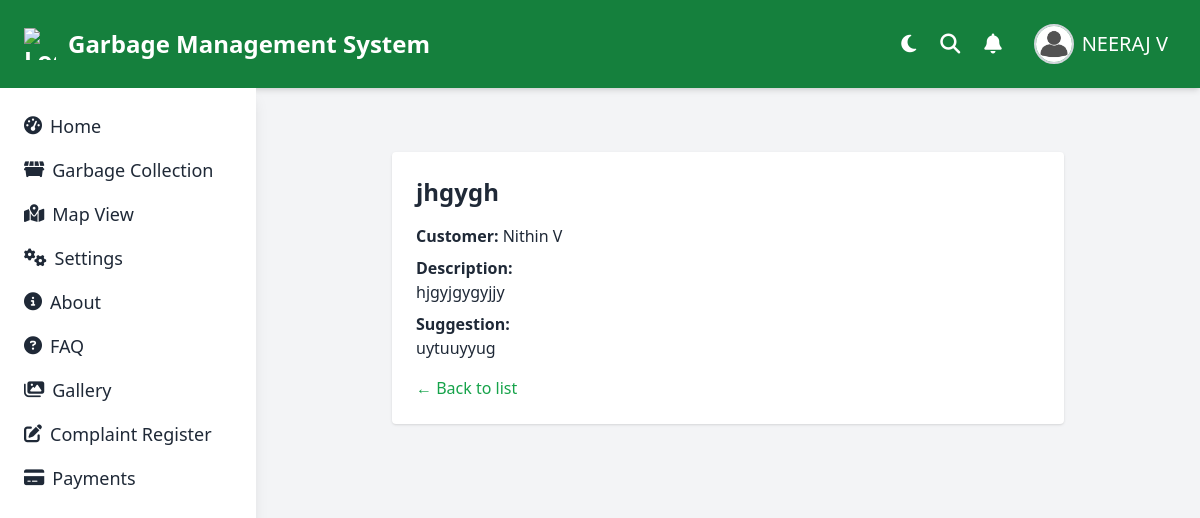
Screenshot of /complaints/complaint-detail/7ca7ec38-0606-48a0-af0b-bc64523f56c9/ (signed in) with the database file from the repository.
### user/models.py (models this page shows)
class BaseClass(models.Model):
    uuid = models.SlugField(unique=True,default=uuid.uuid4)
    active_status = models.BooleanField(default=True)
    created_at = models.DateTimeField(auto_now_add=True)
    updated_at = models.DateTimeField(auto_now=True)
    class Meta:
        abstract = True

class Users(BaseClass):
    profile = models.OneToOneField('authentication.Profile',on_delete=models.CASCADE)
    name = models.CharField(max_length=50)
    email = models.EmailField(unique=True)
    contact = models.CharField(max_length=15)
    address = models.CharField(max_length=50)
    post_office = models.CharField(max_length=50)
    district = models.CharField(max_length=50,choices=DistrictChoices.choices)
    pin_code = models.CharField(max_length=6)
    def __str__(self):
        return f'{self.name}'
    class Meta:
        verbose_name = 'User'
        verbose_name_plural = 'Users'
        ordering = ['-id']

### complaints/models.py (models this page shows, shortened)
class Complaint(BaseClass):
    customer = models.ForeignKey('user.Users',null=True,on_delete=models.SET_NULL)
    title = models.CharField(max_length=25)
    description = models.CharField(max_length=200)
    suggestion = models.CharField(max_length=100,blank=True, null=True)
    class Meta:
        verbose_name = 'Complaint'
        verbose_name_plural = 'Complaints'
        ordering = ['-id']

### complaints/views.py (the view)
# urls.py: path('complaint-detail/<str:uuid>/',views.ComplaintDetailView.as_view(),name='complaint-detail'),
class ComplaintDetailView(View):
    def get(self,request,uuid,*args,**kwargs):
        complaint = get_object_or_404(Complaint, uuid=uuid)
        return render(request, 'complaint/complaint-detail.html', {'complaint': complaint})

### authentication/show_customer.py (called while the page is built)
def show_customer_name(request):
    customer_name = 'Guest'
    if request.user.is_authenticated:  # Check if the user is authenticated
        try:
            customer = Users.objects.get(profile=request.user)
            customer_name = customer.name  # Get the customer's name
        except Users.DoesNotExist:
            customer_name = 'Guest'  # Keep the default name if user is not found
    return {'customer_name': customer_name}

### authentication/show_user.py (called while the page is built)
def show_user_name(request):
    username = request.user.username
    name = username.split('@')[0]
    print(name)
    return{'name_of_user':name}

### authentication/templatetags/check_roles.py (called while the page is built)
@register.simple_tag
def check_user_role(request,roles):
    roles=roles.split(',')
    allow = False
    if request.user.role in roles:
        allow = True
    return allow

### templates/complaint/complaint-detail.html
{% extends "base.html" %}
{% block content %}
<div class="max-w-2xl mx-auto mt-10 p-6 bg-white shadow rounded">
    <h2 class="text-2xl font-bold mb-4">{{ complaint.title }}</h2>
    <p><strong>Customer:</strong> {{ complaint.customer }}</p>
    <p class="mt-2"><strong>Description:</strong><br>{{ complaint.description }}</p>
    {% if complaint.suggestion %}
        <p class="mt-2"><strong>Suggestion:</strong><br>{{ complaint.suggestion }}</p>
    {% endif %}
    <a href="{% url 'complaint' %}" class="mt-4 inline-block text-green-600 hover:underline">← Back to list</a>
</div>
{% endblock %}

### templates/base.html (shortened to what this page needs)
{%load check_roles%}
<!DOCTYPE html>
<html lang="en">
<head>
  <script src="https://cdn.tailwindcss.com"></script>
  <link rel="stylesheet" href="https://cdnjs.cloudflare.com/ajax/libs/font-awesome/6.5.0/css/all.min.css">
  <link rel="stylesheet" href="https://cdn.jsdelivr.net/npm/bootstrap-icons@1.11.1/font/bootstrap-icons.css">
</head>
<body class="bg-gray-100 text-gray-800 min-h-screen transition duration-300">
  <header class="bg-green-700 text-white px-6 py-4 flex justify-between items-center shadow-md">
    <div class="flex items-center text-2xl font-bold">
      <img src="https://cdn-icons-png.flaticon.com/512/2986/2986273.png" alt="Logo" class="w-8 h-8 mr-3">
      Garbage Management System
    </div>
    {% if user.is_authenticated %}
    {%check_user_role request 'Admin,Driver' as allow%}
    {%check_user_role request 'User' as allow%}
            {%if allow%}
    <ul class="flex items-center space-x-6 text-xl">
      <li>
        <button onclick="toggleTheme()" class="focus:outline-none text-white text-xl" title="Toggle Theme">
          <i id="themeIcon" class="fas fa-moon"></i>
        </button>
      </li>
      <li><i class="fas fa-search cursor-pointer"></i></li>
      <li><i class="fas fa-bell cursor-pointer"></i></li>
      <li class="relative">
        <button onclick="toggleProfileMenu()" class="flex items-center space-x-2 p-2 rounded-full hover:bg-green-600">
          <img class="w-10 h-10 rounded-full object-cover border-2 border-gray-300" src="/static/img/user2.jpg" alt="User Profile" />
          <p class="text-white font-medium hidden md:block">{{ customer_name }}</p>
        </button>
      </li>
    </ul>
    {% endif %}
    {% endif %}
  </header>
  <div class="flex flex-col md:flex-row min-h-screen">
    <aside id="mobileSidebar" class="fixed top-0 left-0 w-64 h-screen bg-white shadow-lg transform -translate-x-full md:translate-x-0 transition-transform duration-300 z-50 md:static md:translate-x-0 p-6">
      <ul class="space-y-4 text-lg">
      {% if user.is_authenticated %}
        {%check_user_role request 'Admin' as allow%}
        {%check_user_role request 'User' as allow%}
          {%if allow%}
        <li><a href="{%url 'home'%}" class="flex items-center hover:text-green-600"><i class="fas fa-tachometer-alt mr-2"></i>Home</a></li>
        {% endif %}
        {%check_user_role request 'Admin' as allow%}
        {%check_user_role request 'User' as allow%}
        {%if allow%}
        <li><a href="{%url 'garbagesection'%}" class="flex items-center hover:text-green-600"><i class="fas fa-dumpster mr-2"></i>Garbage Collection</a></li>
        {% endif %}
        {%check_user_role request 'Admin,Driver' as allow%}
      {% endif %}
        <li><a href="{% url 'map' %}" class="flex items-center hover:text-green-600"><i class="fas fa-map-marked-alt mr-2"></i>Map View</a></li>
        {%check_user_role request 'Admin' as allow%}
        <li><a href="{% url 'settings' %}" class="flex items-center hover:text-green-600"><i class="fas fa-cogs mr-2"></i>Settings</a></li>
        <li><a href="{% url 'about' %}" class="flex items-center hover:text-green-600"><i class="fas fa-info-circle mr-2"></i>About</a></li>
        <li><a href="{% url 'faq' %}" class="flex items-center hover:text-green-600"><i class="fas fa-question-circle mr-2"></i>FAQ</a></li>
        <li><a href="{% url 'gallery' %}" class="flex items-center hover:text-green-600"><i class="fas fa-images mr-2"></i>Gallery</a></li>
    {% if user.is_authenticated %}
      {%check_user_role request 'User' as allow%}
        {%if allow%}
        <li><a href="{%url 'complaint-register'%}" class="flex items-center hover:text-green-600"><i class="fas fa-edit mr-2"></i>Complaint Register</a></li>
        {% endif %}
        {%check_user_role request 'Admin' as allow%}
    {% endif %}
        {%check_user_role request 'Admin,User' as allow%}
        {%if allow%}
        <li><a href="{% url 'payment-list' %}" class="flex items-center hover:text-green-600"><i class="fas fa-credit-card mr-2"></i>Payments</a></li>
        {% endif %}
      </ul>
    </aside>
    <main class="flex-1 p-6">
      {% block content %}
      {% endblock %}
    </main>
  </div>
</body>
</html>

### templates/base.html (style rules this page uses)
html, body { overflow-x: hidden; }

### rows the page displays
Users: name "NEERAJ V"
Complaint: title "jhgygh", customer "Nithin V", description "hjgyjgygyjjy", suggestion "uytuuyyug"
